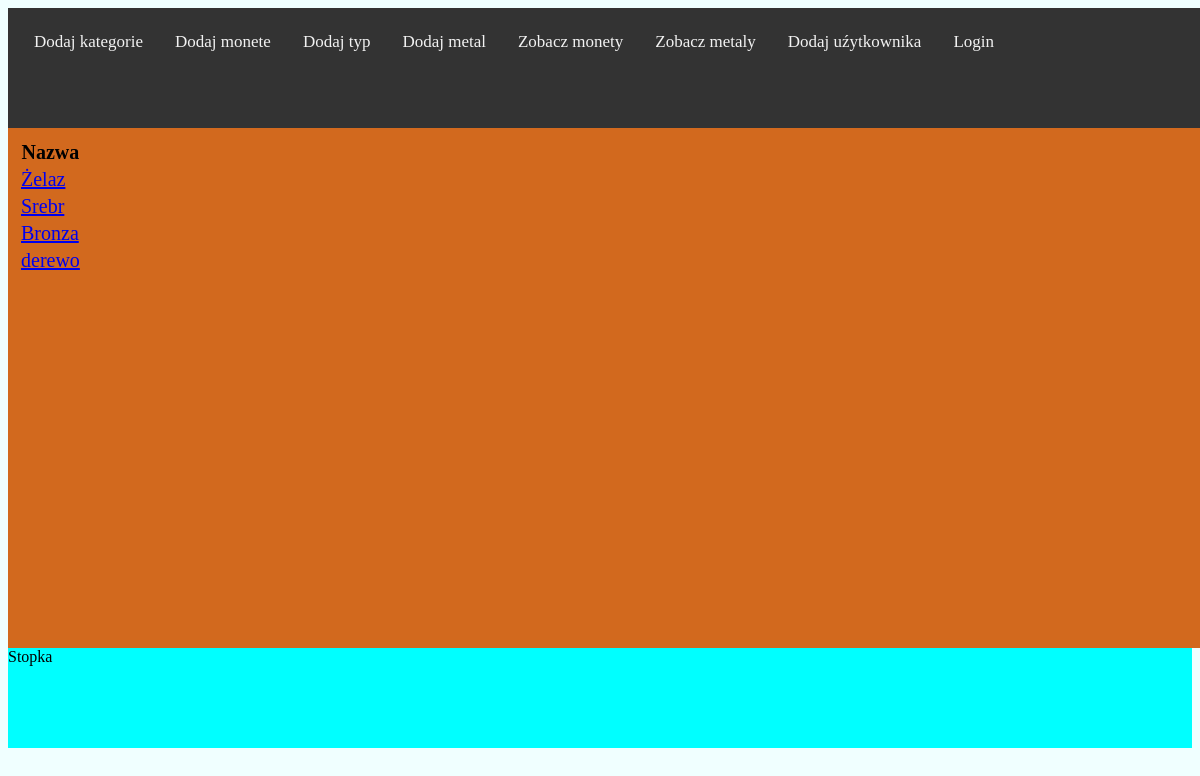
The page /kolekcja/show_metal/ on the database its author committed.
### kolekcja/models.py (models this page shows, shortened)
class Metal(models.Model):
    name = models.CharField(max_length=64)

### kolekcja/views.py (the view)
# urls.py: path('show_metal/', views.Show_metal.as_view(), name='show_metal'),
class Show_metal(View):
    def get(self, request):
        db_metal = Metal.objects.all()
        return render(request, 'show_type_metal.html',
                      {'metals': db_metal})

### templates/show_type_metal.html
{% extends 'index.html' %}
{% block content %}
<table>
    <tr>
        <th>Nazwa</th>
    </tr>
    {% for metal in metals %}
    <tr>
        <td><a href="/show_metal/{{ metal.id }}">{{ metal.name }}</a></td>
        {% endfor %}
    </table>
{% endblock %}

### kolekcja/static/base.css (style rules this page uses)
.contener { display: flex; flex-direction:column; background-color: azure; }

### rows shown on the page
Metal: name "Żelaz"
Metal: name "Srebr"
Metal: name "Bronza"
Metal: name "derewo"
